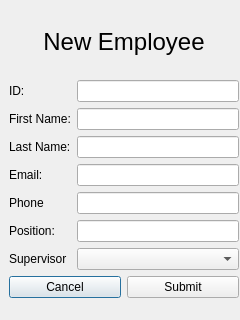
<?xml version="1.0" encoding="UTF-8"?>
<ui version="4.0">
 <class>dlgAdd</class>
 <widget class="QDialog" name="dlgAdd">
  <property name="geometry">
   <rect>
    <x>0</x>
    <y>0</y>
    <width>240</width>
    <height>320</height>
   </rect>
  </property>
  <property name="windowTitle">
   <string>Add New Employee</string>
  </property>
  <property name="modal">
   <bool>true</bool>
  </property>
  <widget class="QWidget" name="">
   <property name="geometry">
    <rect>
     <x>9</x>
     <y>10</y>
     <width>230</width>
     <height>288</height>
    </rect>
   </property>
   <layout class="QVBoxLayout" name="lytMain">
    <item>
     <widget class="QLabel" name="lblHeading">
      <property name="font">
       <font>
        <pointsize>18</pointsize>
       </font>
      </property>
      <property name="text">
       <string>New Employee</string>
      </property>
      <property name="alignment">
       <set>Qt::AlignCenter</set>
      </property>
     </widget>
    </item>
    <item>
     <layout class="QFormLayout" name="lytForm">
      <item row="0" column="0">
       <widget class="QLabel" name="lblId">
        <property name="text">
         <string>ID:</string>
        </property>
       </widget>
      </item>
      <item row="0" column="1">
       <widget class="QLineEdit" name="ledEmpID">
        <property name="readOnly">
         <bool>true</bool>
        </property>
       </widget>
      </item>
      <item row="1" column="0">
       <widget class="QLabel" name="lblFName">
        <property name="text">
         <string>First Name:</string>
        </property>
       </widget>
      </item>
      <item row="1" column="1">
       <widget class="QLineEdit" name="ledFName"/>
      </item>
      <item row="2" column="0">
       <widget class="QLabel" name="lblLName">
        <property name="text">
         <string>Last Name:</string>
        </property>
       </widget>
      </item>
      <item row="2" column="1">
       <widget class="QLineEdit" name="ledLName"/>
      </item>
      <item row="3" column="0">
       <widget class="QLabel" name="lblEmail">
        <property name="text">
         <string>Email:</string>
        </property>
       </widget>
      </item>
      <item row="3" column="1">
       <widget class="QLineEdit" name="ledEmail"/>
      </item>
      <item row="4" column="0">
       <widget class="QLabel" name="lblPhone">
        <property name="text">
         <string>Phone</string>
        </property>
       </widget>
      </item>
      <item row="4" column="1">
       <widget class="QLineEdit" name="ledPhone"/>
      </item>
      <item row="5" column="0">
       <widget class="QLabel" name="lblPosition">
        <property name="text">
         <string>Position:</string>
        </property>
       </widget>
      </item>
      <item row="5" column="1">
       <widget class="QLineEdit" name="ledPosition"/>
      </item>
      <item row="6" column="0">
       <widget class="QLabel" name="lblSupervisor">
        <property name="text">
         <string>Supervisor</string>
        </property>
       </widget>
      </item>
      <item row="6" column="1">
       <widget class="QComboBox" name="cmbSupervisor"/>
      </item>
     </layout>
    </item>
    <item>
     <layout class="QHBoxLayout" name="horizontalLayout">
      <item>
       <widget class="QPushButton" name="btnCancel">
        <property name="text">
         <string>Cancel</string>
        </property>
       </widget>
      </item>
      <item>
       <widget class="QPushButton" name="btnSubmit">
        <property name="text">
         <string>Submit</string>
        </property>
       </widget>
      </item>
     </layout>
    </item>
   </layout>
  </widget>
 </widget>
 <resources/>
 <connections/>
</ui>
